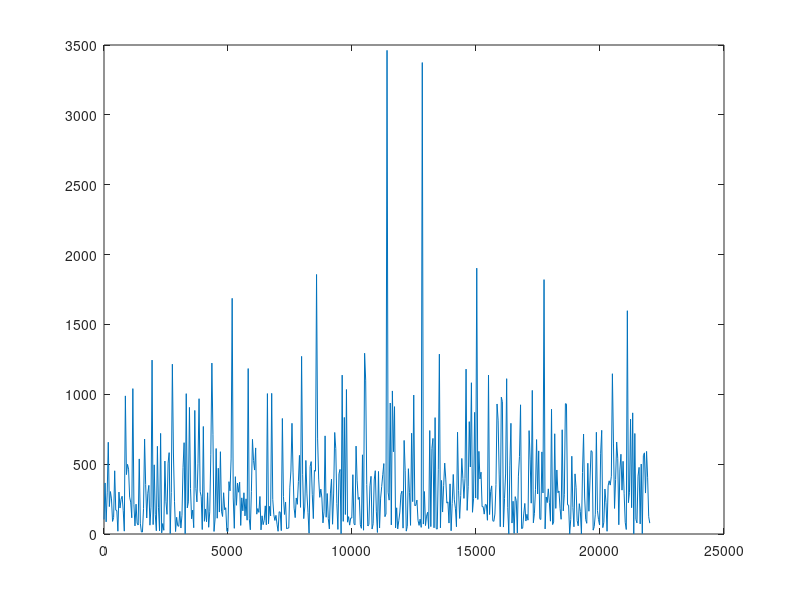

Here is the MATLAB script that generated this plot: (Note: this script raises an error after producing the figure.)
%highpasswn.m
%commented 3.27.08


%make wn file
%length of stimulus.
t=.06
fs=44100
%lowpassfrequency
lopsvl=[3500];
%tukey ratio
tukratio=.08;
type='high' %''stop'
npts=fs*t
rawdata=rand(npts,1)*2-1


%analyze wn file
rawdatashort=rawdata(1:1024);
fftout=fft(rawdatashort)
    fftfreqs=0:((44100/2)/(length(rawdatashort)/2)):44100/2;
    fftfreqs=fftfreqs(1:end-1)
    fftout=fftout(1:end/2)
    absout=abs(fftout.^2);
    figure
    plot(fftfreqs, (absout))
    
    
%now make notch file...THIS LINE 
[b,a]=cheby1(8,1,[lopsvl/(fs/2)],type)
rawdataflt=filtfilt(b,a,rawdata);

    %normalize
    mxvl=max(abs(rawdataflt))
    rawdatafltnrm=rawdataflt/(mxvl*1.0001);
    lng=length(rawdataflt);
    tukout=tukeywin(lng,tukratio);
    rawdatafltnrm=rawdatafltnrm.*tukout;
    rawdatafltnrm(1)=0;
    filename=['wn' num2str(t*1000)  '.wav']
    
    wavwrite(rawdatafltnrm,44100,16,filename)
    
    
%  %now analyze wnfile played out over silence
%  cbinfile='r58pu68_111207_2022.2.cbin'
%             
%  [cbin,fs]=ReadCbinFile(cbinfile);
%  tstart=1.995
%  cbinshort=cbin(tstart*fs:tstart*fs+2047)
%  fftout=fft(cbinshort)
%     fftfreqs=0:((fs/2)/(length(cbinshort)/2)):fs/2;
%     fftfreqs=fftfreqs(1:end-1)
%     fftout=fftout(1:end/2)
%     absout=abs(fftout.^2);
%     figure
%     plot(fftfreqs, (absout))
%     
%     wncbinfile='r58pu68_111207_2037.167.cbin'
%  [wncbin,fs]=ReadCbinFile(wncbinfile);
%  tstart=5.96
%  wncbinshort=wncbin(tstart*fs:tstart*fs+511)
%  fftout=fft(wncbinshort)
%     fftfreqs=0:((fs/2)/(length(wncbinshort)/2)):fs/2;
%     fftfreqs=fftfreqs(1:end-1)
%     fftout=fftout(1:end/2)
%     absout=abs(fftout.^2);
%     figure
%     plot(fftfreqs, (absout))
%     
%     